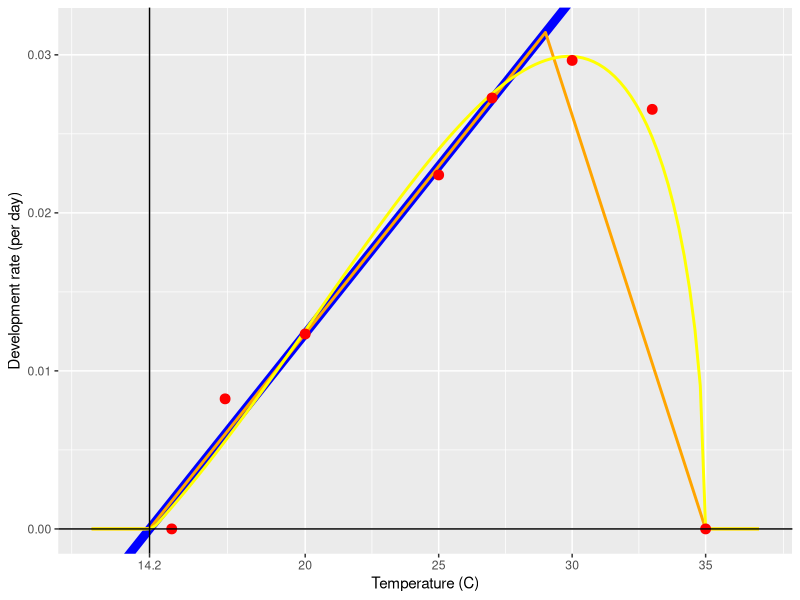

Source code (R): (Note: this script raises an error after producing the figure.)
library(ggplot2)
rm(list=ls(all=TRUE))
graphics.off()

obs = data.frame(
  T = c(15,17,20,25,27,30,33,35),
  L = c(Inf, 
        121.5, 
        (83.68+78.46)/2,
        (47.97+41.32)/2,
        (38.92+34.42)/2,
        (35.05+32.41)/2,
        (38.33+37)/2,
        Inf)
)
obs$DevRate = 1/obs$L

model = lm(DevRate~T, data=obs[1:5,])
icept = coef(model)[1]
slope = coef(model)[2]
T0 = -icept/slope
duration = 1/slope
T0
duration

model2 = nls(DevRate~a*T*(T-T0)*sqrt(pmax(Tm-T,0)), data=obs,
         control = nls.control(maxiter=1000),
         start=list(a=3.2e-5, T0=14, Tm=34),
         algorithm="port")
         
a = coef(model2)[1]
T02 = coef(model2)[2]
Tmax2 = coef(model2)[3]
a
T02
Tmax2


dd = function(T, T0, Topt, Tmax, duration) {
  y = pmax(T - T0, 0)
  y2 = pmax((Topt - T0)*(Tmax - T)/(Tmax - Topt), 0)
  ix = T>Topt
  y[ix] = y2[ix]
  y/duration
}

brieri = function(T, a, T0, Tmax) {
  y = rep(0, length(T))
  ix = T<Tmax
  y[ix] = pmax(a*T[ix]*(T[ix]-T0)*sqrt(Tmax-T[ix]), 0)
  y
}

diff_brieri = function(T, a, T0, Tmax) {
  y = rep(0, length(T))
  ix = T<Tmax
  y[ix] = pmax(a*(-2*T0*Tmax + 3*T0*T[ix] + 4*Tmax*T[ix] - 5*T^2)/(2*sqrt(Tmax - T[ix])), 0)
  y
}

init_slope_brieri = function(a, T0, Tmax) {
  a*T0*sqrt(Tmax-T0)
}

a_brieri = function() {
  T0 = 14.17
  Tmax = 35.76
  slope/(T0*sqrt(Tmax-T0))
}

x=seq(12,37,0.2)
DD = data.frame(
  T = x,
  DevRate = dd(x, T0, 29, 35, duration)
)

B = data.frame(
  T = x,
  DevRate = brieri(x, a, T02, Tmax2)
)
  
ggplot(obs, aes(x=T, y=DevRate)) +
  geom_abline(intercept=icept, slope=slope, colour="blue", size=3) +
  geom_line(data=DD, colour="orange", size=1) + 
  geom_line(data=B, colour="yellow", size=1) + 
  geom_point(colour="red", size=3) +
  geom_vline(xintercept=T0) +
  geom_hline(yintercept=0) +
  scale_x_continuous(breaks=c(T0,20,25,30,35), 
    labels=c(round(T0,1), 20,25,30,35)) +
  labs(x="Temperature (C)", y="Development rate (per day)")
  
windows(8,6)
ggplot(obs, aes(x=T, y=DevRate*duration)) +
  geom_line(data=DD, colour="orange", size=1) + 
  geom_vline(xintercept=T0) +
  geom_hline(yintercept=0) +
  scale_x_continuous(breaks=c(T0,20,25,30,35), 
    labels=c(round(T0,1), 20,25,30,35)) +
  labs(x="Temperature (C)", y="Time step (day-degrees per day)")

  
 Topt2 = 1/10*(sqrt(9*T02^2 - 16*T02*Tmax2 + 16*Tmax2^2) + 3*T02 + 4*Tmax2)
 Topt2
 
 print(paste(
 "Tmax = ", (Topt2*(5*Topt2 - 3*T02))/(4*Topt2 - 2*T02)
 ))
